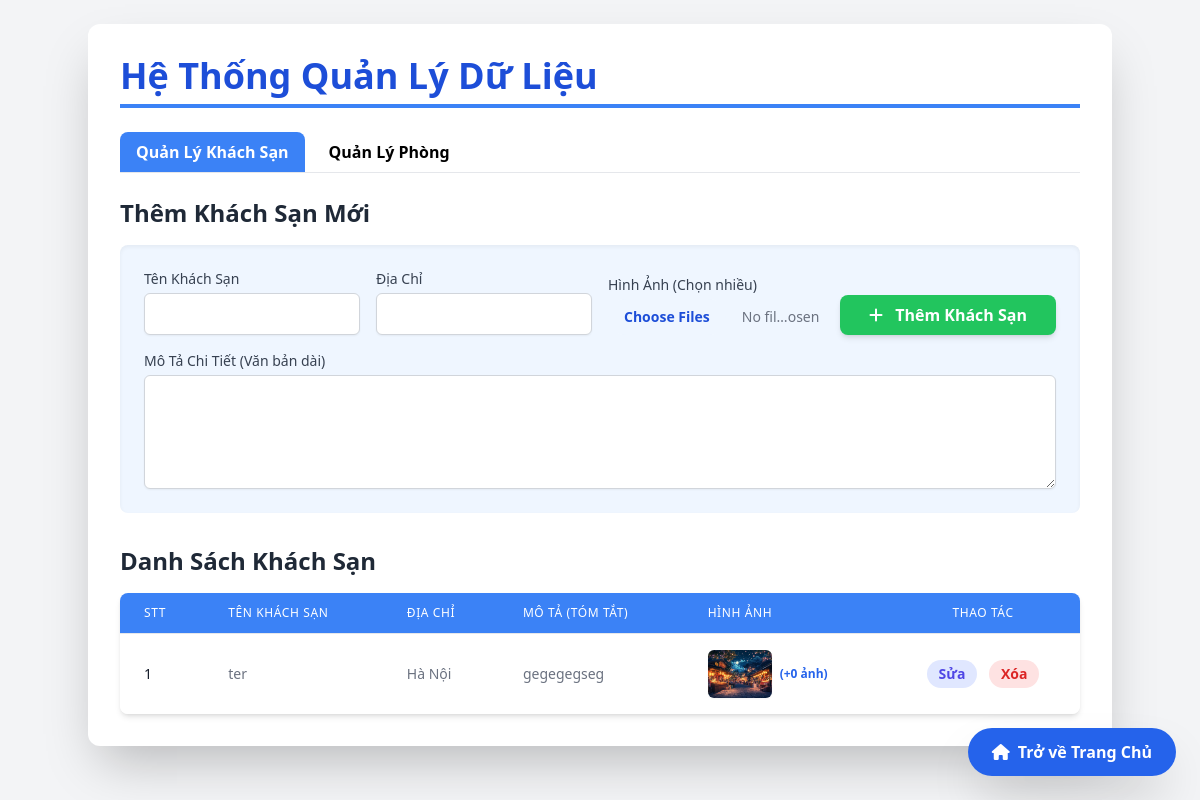
/manage.php, run on the app's committed database.
### tables this page shows
CREATE TABLE `khachsan_info` (
  `makhs` int(11) NOT NULL,
  `tenks` varchar(100) NOT NULL,
  `diachi` varchar(255) DEFAULT NULL,
  `mo_ta_chi_tiet` longtext DEFAULT NULL
);

CREATE TABLE `khachsan_images` (
  `image_id` int(11) NOT NULL,
  `makhs` int(11) NOT NULL,
  `image_path` varchar(255) NOT NULL,
  `is_primary` tinyint(1) DEFAULT 0
);

### manage.php (the view, shortened to what this page needs)
<?php
$servername = "localhost";
$username = "root";
$password = "";
$dbname = "khachsan";
$upload_dir = "uploads/";
$conn = new mysqli($servername, $username, $password, $dbname);
$conn->set_charset("utf8mb4");
$hotels = [];
$sql_hotels = "SELECT makhs, tenks, diachi, mo_ta_chi_tiet FROM khachsan_info";
$result_hotels = $conn->query($sql_hotels);
if ($result_hotels && $result_hotels->num_rows > 0) {
    while($row = $result_hotels->fetch_assoc()) {
        $hotel = $row;
        $sql_images = "SELECT image_id, image_path FROM khachsan_images WHERE makhs = ?";
        $stmt_img_fetch = $conn->prepare($sql_images);
        $stmt_img_fetch->bind_param("i", $hotel['makhs']);
        $stmt_img_fetch->execute();
        $result_images = $stmt_img_fetch->get_result();
        $hotel['images'] = [];
        while($img_row = $result_images->fetch_assoc()) {
            $hotel['images'][] = $img_row;
        }
        $hotels[] = $hotel;
    }
}
?>
<!DOCTYPE html>
<html lang="vi">
<head>
    <script src="https://cdn.tailwindcss.com"></script>
    <link rel="stylesheet" href="https://cdnjs.cloudflare.com/ajax/libs/font-awesome/6.0.0-beta3/css/all.min.css">
</head>
<body class="bg-gray-100 font-sans p-6">
    <div class="fixed bottom-6 right-6 z-10">
        <a href="index.php" class="bg-blue-600 hover:bg-blue-700 text-white font-bold py-3 px-6 rounded-full shadow-2xl transition duration-300 transform hover:scale-105 flex items-center">
            <i class="fas fa-home mr-2"></i> Trở về Trang Chủ
        </a>
    </div>
    <div class="container mx-auto bg-white p-8 rounded-xl shadow-2xl">
        <h1 class="text-4xl font-extrabold text-blue-700 mb-6 border-b-4 border-blue-500 pb-2">Hệ Thống Quản Lý Dữ Liệu</h1>
        <div class="mb-6 flex space-x-2 border-b">
            <button id="tab-hotels" class="tab-button active px-4 py-2 font-semibold rounded-t-lg transition duration-150">Quản Lý Khách Sạn</button>
            <button id="tab-rooms" class="tab-button px-4 py-2 font-semibold rounded-t-lg transition duration-150">Quản Lý Phòng</button>
        </div>
        <div id="content-hotels" class="tab-content">
            <h2 class="text-2xl font-bold text-gray-800 mb-4">Thêm Khách Sạn Mới</h2>
            <form action="manage.php" method="POST" enctype="multipart/form-data" class="bg-blue-50 p-6 rounded-lg shadow-inner mb-8">
                <div class="grid grid-cols-1 md:grid-cols-4 gap-4 items-end">
                    <div class="col-span-1">
                        <label for="TenKhachSan" class="block text-sm font-medium text-gray-700">Tên Khách Sạn</label>
                        <input type="text" name="TenKhachSan" id="TenKhachSan" required class="mt-1 block w-full rounded-md border-gray-300 shadow-sm p-2 border">
                    </div>
                    <div class="col-span-1">
                        <label for="DiaDiem" class="block text-sm font-medium text-gray-700">Địa Chỉ</label>
                        <input type="text" name="DiaDiem" id="DiaDiem" required class="mt-1 block w-full rounded-md border-gray-300 shadow-sm p-2 border">
                    </div>
                     <div class="col-span-1">
                        <label for="HinhAnh" class="block text-sm font-medium text-gray-700">Hình Ảnh (Chọn nhiều)</label>
                        <input type="file" name="HinhAnh[]" id="HinhAnh" multiple class="mt-1 block w-full text-sm text-gray-500 file:mr-4 file:py-2 file:px-4 file:rounded-full file:border-0 file:text-sm file:font-semibold file:bg-blue-50 file:text-blue-700 hover:file:bg-blue-100">
                    </div>
                    <div class="col-span-1">
                        <button type="submit" class="w-full bg-green-500 hover:bg-green-600 text-white font-bold py-2 px-4 rounded-lg transition duration-150 shadow-md">
                            <i class="fas fa-plus mr-2"></i> Thêm Khách Sạn
                        </button>
                    </div>
                    <div class="col-span-4">
                        <label for="MoTaChiTiet" class="block text-sm font-medium text-gray-700">Mô Tả Chi Tiết (Văn bản dài)</label>
                        <textarea name="MoTaChiTiet" id="MoTaChiTiet" rows="4" class="mt-1 block w-full rounded-md border-gray-300 shadow-sm p-2 border"></textarea>
                    </div>
                </div>
            </form>
            <h2 class="text-2xl font-bold text-gray-800 mb-4">Danh Sách Khách Sạn</h2>
            <div class="overflow-x-auto shadow-md rounded-lg">
                <table class="min-w-full divide-y divide-gray-200">
                    <thead class="bg-blue-500 text-white">
                        <tr>
                            <th class="px-6 py-3 text-left text-xs font-medium uppercase tracking-wider">STT</th>
                            <th class="px-6 py-3 text-left text-xs font-medium uppercase tracking-wider">Tên Khách Sạn</th>
                            <th class="px-6 py-3 text-left text-xs font-medium uppercase tracking-wider">Địa Chỉ</th>
                            <th class="px-6 py-3 text-left text-xs font-medium uppercase tracking-wider">Mô Tả (Tóm tắt)</th>
                            <th class="px-6 py-3 text-left text-xs font-medium uppercase tracking-wider">Hình Ảnh</th>
                            <th class="px-6 py-3 text-center text-xs font-medium uppercase tracking-wider">Thao Tác</th>
                        </tr>
                    </thead>
                    <tbody class="bg-white divide-y divide-gray-200">
                        <?php if (count($hotels) > 0): ?>
                            <?php $stt_hotel = 1; ?>
                            <?php foreach ($hotels as $hotel): ?>
                                <tr>
                                    <td class="px-6 py-4 whitespace-nowrap text-sm font-medium text-gray-900"><?= $stt_hotel++ ?></td>
                                    <td class="px-6 py-4 whitespace-nowrap text-sm text-gray-500"><?= htmlspecialchars($hotel['tenks']) ?></td>
                                    <td class="px-6 py-4 whitespace-nowrap text-sm text-gray-500"><?= htmlspecialchars($hotel['diachi']) ?></td>
                                    <td class="px-6 py-4 max-w-xs text-sm text-gray-500 overflow-hidden text-ellipsis">
                                        <?= htmlspecialchars(substr($hotel['mo_ta_chi_tiet'], 0, 100)) ?>
                                    </td>
                                    <td class="px-6 py-4 whitespace-nowrap text-sm text-gray-500">
                                        <?php if (!empty($hotel['images'])): ?>
                                            <div class="flex items-center space-x-2">
                                                <img src="<?= $upload_dir . htmlspecialchars($hotel['images'][0]['image_path']) ?>"
                                                     alt="Ảnh KS"
                                                     onerror="this.onerror=null; this.src='https://placehold.co/60x48/CCCCCC/333333?text=No+Image'"
                                                     class="w-16 h-12 object-cover rounded-md shadow-sm">
                                                <span class="text-xs font-semibold text-blue-600">(+<?= count($hotel['images']) - 1 ?> ảnh)</span>
                                            </div>
                                        <?php else: ?>
                                            (Chưa có ảnh)
                                        <?php endif; ?>
                                    </td>
                                    <td class="px-6 py-4 whitespace-nowrap text-center text-sm font-medium space-x-2">
                                        <button onclick="openEditModal(<?= $hotel['makhs'] ?>,
                                                                    '<?= htmlspecialchars(addslashes($hotel['tenks'])) ?>',
                                                                    '<?= htmlspecialchars(addslashes($hotel['diachi'])) ?>',
                                                                    '<?= htmlspecialchars(addslashes($hotel['mo_ta_chi_tiet'])) ?>',
                                                                    '<?= htmlspecialchars(json_encode($hotel['images'], JSON_HEX_QUOT)) ?>')"
                                                class="text-indigo-600 hover:text-indigo-900 bg-indigo-100 px-3 py-1 rounded-full font-bold">Sửa</button>
                                        <form method="POST" action="manage.php" class="inline-block" onsubmit="return confirm('Bạn có chắc chắn muốn xóa khách sạn này, TẤT CẢ các phòng và ảnh liên quan?');">
                                            <button type="submit" class="text-red-600 hover:text-red-900 bg-red-100 px-3 py-1 rounded-full font-bold">Xóa</button>
                                        </form>
                                    </td>
                                </tr>
                            <?php endforeach; ?>
                        <?php else: ?>
                            <tr>
                                <td colspan="6" class="px-6 py-4 text-center text-gray-500">Chưa có khách sạn nào được thêm vào.</td>
                            </tr>
                        <?php endif; ?>
                    </tbody>
                </table>
            </div>
        </div>
    </div>
</body>
</html>

### manage.php (style rules this page uses)
.container { max-width: 1200px; }
.tab-button.active { background-color: #3b82f6; color: white; }

### data on the page
khachsan_info: tenks "ter", diachi "Hà Nội", mo_ta_chi_tiet "gegegegseg", khachsan_images.image_path (picture), count($hotel['images']) - 1 "0"
